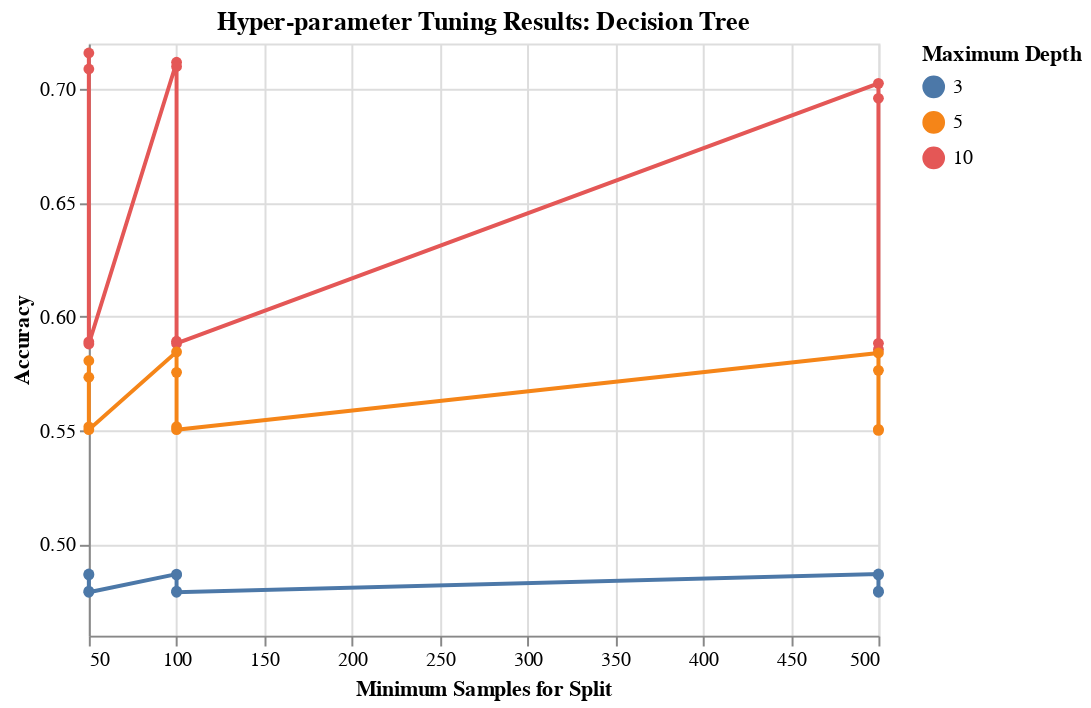

The notebook cell this image was saved under:
### Code cell
#fetch performance scores for all combinations of hyper-parameters
result_DT = get_results(gs_DT)

#plot the performance scores for Decision Tree model
alt.Chart(result_DT.loc[result_DT['fselector__k'] == 10, ['mean_score','dt__min_samples_split','dt__max_depth']], 
          title = 'Hyper-parameter Tuning Results: Decision Tree'
         ).mark_line(point = True).encode(
    alt.X('dt__min_samples_split', title = 'Minimum Samples for Split'),
    alt.Y('mean_score', title = 'Accuracy', scale = alt.Scale(zero = False)),
    alt.Color('dt__max_depth:N', title = 'Maximum Depth')
)

### Figure 1 — Vega-Lite specification as saved in the notebook (floating-point values rounded to 4 significant figures)
{"config": {"view": {"continuousWidth": 400, "continuousHeight": 300}}, "data": {"name": "data-26f9e114b93673a831175e58dd9dd429"}, "mark": {"type": "line", "point": true}, "encoding": {"color": {"type": "nominal", "field": "dt__max_depth", "title": "Maximum Depth"}, "x": {"type": "quantitative", "field": "dt__min_samples_split", "title": "Minimum Samples for Split"}, "y": {"type": "quantitative", "field": "mean_score", "scale": {"zero": false}, "title": "Accuracy"}}, "title": "Hyper-parameter Tuning Results: Decision Tree", "$schema": "https://vega.github.io/schema/vega-lite/v4.8.1.json", "datasets": {"data-26f9e114b93673a831175e58dd9dd429": [{"mean_score": 0.7158, "dt__min_samples_split": 50, "dt__max_depth": 10}, {"mean_score": 0.7117, "dt__min_samples_split": 100, "dt__max_depth": 10}, {"mean_score": 0.7099, "dt__min_samples_split": 100, "dt__max_depth": 10}, {"mean_score": 0.7088, "dt__min_samples_split": 50, "dt__max_depth": 10}, {"mean_score": 0.7025, "dt__min_samples_split": 500, "dt__max_depth": 10}, {"mean_score": 0.6959, "dt__min_samples_split": 500, "dt__max_depth": 10}, {"mean_score": 0.5892, "dt__min_samples_split": 100, "dt__max_depth": 10}, {"mean_score": 0.589, "dt__min_samples_split": 50, "dt__max_depth": 10}, {"mean_score": 0.5883, "dt__min_samples_split": 500, "dt__max_depth": 10}, {"mean_score": 0.5883, "dt__min_samples_split": 100, "dt__max_depth": 10}, {"mean_score": 0.588, "dt__min_samples_split": 50, "dt__max_depth": 10}, {"mean_score": 0.5857, "dt__min_samples_split": 500, "dt__max_depth": 10}, {"mean_score": 0.5846, "dt__min_samples_split": 100, "dt__max_depth": 5}, {"mean_score": 0.5841, "dt__min_samples_split": 500, "dt__max_depth": 5}, {"mean_score": 0.5807, "dt__min_samples_split": 50, "dt__max_depth": 5}, {"mean_score": 0.5765, "dt__min_samples_split": 500, "dt__max_depth": 5}, {"mean_score": 0.5756, "dt__min_samples_split": 100, "dt__max_depth": 5}, {"mean_score": 0.5735, "dt__min_samples_split": 50, "dt__max_depth": 5}, {"mean_score": 0.5517, "dt__min_samples_split": 100, "dt__max_depth": 5}, {"mean_score": 0.5517, "dt__min_samples_split": 50, "dt__max_depth": 5}, {"mean_score": 0.5506, "dt__min_samples_split": 500, "dt__max_depth": 5}, {"mean_score": 0.5504, "dt__min_samples_split": 50, "dt__max_depth": 5}, {"mean_score": 0.5504, "dt__min_samples_split": 100, "dt__max_depth": 5}, {"mean_score": 0.5501, "dt__min_samples_split": 500, "dt__max_depth": 5}, {"mean_score": 0.4871, "dt__min_samples_split": 50, "dt__max_depth": 3}, {"mean_score": 0.4871, "dt__min_samples_split": 500, "dt__max_depth": 3}, {"mean_score": 0.487, "dt__min_samples_split": 100, "dt__max_depth": 3}, {"mean_score": 0.4866, "dt__min_samples_split": 50, "dt__max_depth": 3}, {"mean_score": 0.4866, "dt__min_samples_split": 100, "dt__max_depth": 3}, {"mean_score": 0.4866, "dt__min_samples_split": 500, "dt__max_depth": 3}, {"mean_score": 0.4796, "dt__min_samples_split": 500, "dt__max_depth": 3}, {"mean_score": 0.4796, "dt__min_samples_split": 50, "dt__max_depth": 3}, {"mean_score": 0.4796, "dt__min_samples_split": 100, "dt__max_depth": 3}, {"mean_score": 0.479, "dt__min_samples_split": 500, "dt__max_depth": 3}, {"mean_score": 0.479, "dt__min_samples_split": 50, "dt__max_depth": 3}, {"mean_score": 0.479, "dt__min_samples_split": 100, "dt__max_depth": 3}]}}
